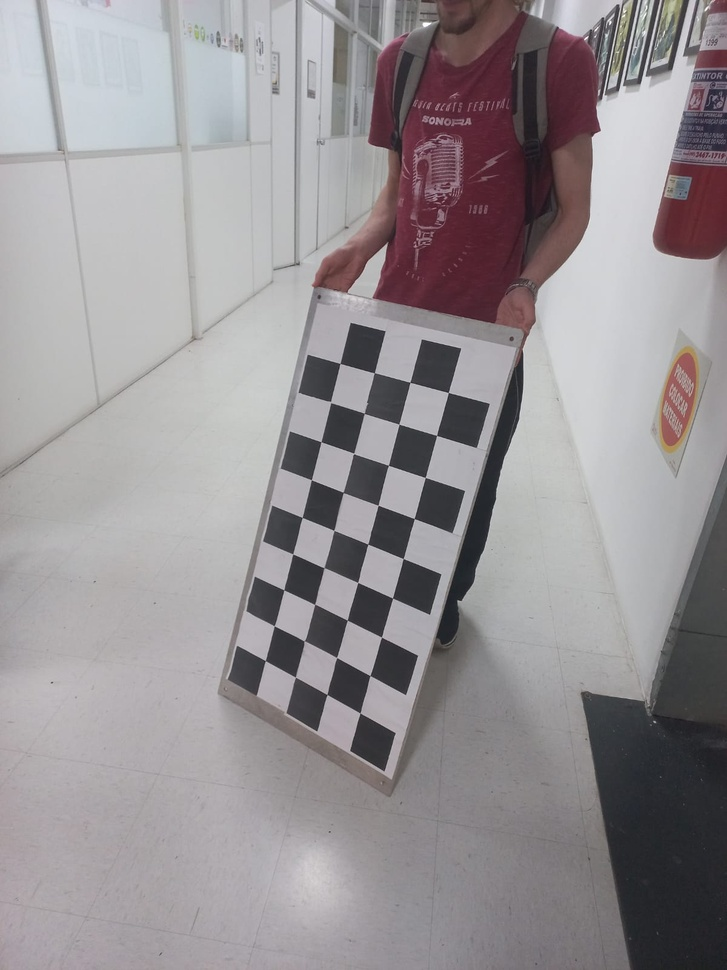
#> input picture imagens/WhatsApp Image 2026-09-23 at 09.15.18.jpeg, 727 x 970 px, shrunk from 1200 x 1600 before the run; its folder holds 4 pictures in this run
$ python main.py
#> lines starting #> are read from the running program, lines starting #| are printed output that depends on the picture; after the words box and inside, x2 and y2 are one past the last pixel; in counts of white or black regions, pixels touching at a corner belong together
### calibracao.py
import cv2
import numpy as np
import glob
import os

"Procura e ordena todos os caminhos de imagens disponiveis no arquivo 'imgDir'"
def preproces(imgDir = 'imagens'):
    paths = []
    extensions = ('*.jpeg', '*.jpg', '*.png')
    for ext in extensions:
        paths.extend(glob.glob(os.path.join(imgDir, ext)))
    paths = sorted(paths)

    if not paths:
        raise FileNotFoundError(f"Nenhuma imagem encontrada na pasta '{imgDir}'.")
    return paths

"Detecta os cantos internos do tabuleiro"
def cornersDetection(imgPaths, gridSize, sqSize, outDir):
#> called with gridSize = (4, 9), sqSize = 100, outDir = 'resultados'
    print(f"Total de imagens carregadas: {len(imgPaths)}")
    print(f"Tamanho da grade interna (gridSize): {gridSize} (largura x altura em cantos internos)")
    print(f"Tamanho do quadrado do tabuleiro (sqSize): {sqSize} mm\n")
    auxObj = np.zeros((gridSize[0] * gridSize[1], 3), np.float32)
    auxObj[:, :2] = np.mgrid[0:gridSize[0], 0:gridSize[1]].T.reshape(-1, 2) * sqSize

    objPoints = []
    imgPoints = []
    validImages = []
    imgS = None

    criteria = (cv2.TERM_CRITERIA_EPS + cv2.TERM_CRITERIA_MAX_ITER, 30, 0.001)

    for i, fname in enumerate(imgPaths):
        img = cv2.imread(fname)
#> img is the input picture: shape (970, 727, 3); mean B, G, R 148.4, 145.5, 150.4
        if img is None:
            continue

        gray = cv2.cvtColor(img, cv2.COLOR_BGR2GRAY)
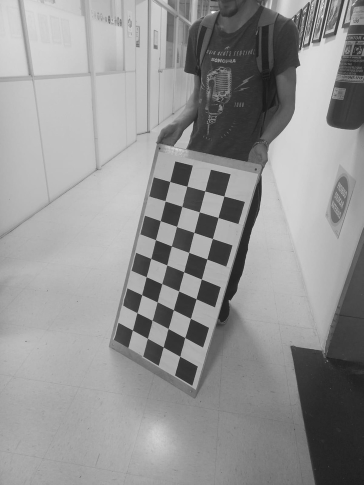
#> gray: shape (970, 727) (shown at 1/2 size); min 22, max 255, mean 147.3
        if imgS is None:
            imgS = gray.shape[::-1]

        # Detecção de cantos
        ret, corners = cv2.findChessboardCorners(
            gray, gridSize,
            cv2.CALIB_CB_ADAPTIVE_THRESH + cv2.CALIB_CB_NORMALIZE_IMAGE
        )
#> ret = True; corners = 36 rows, first 8: [359.9, 712.9], [327.2, 694.6], [295.3, 677.3], [265.4, 660.5], [370.1, 675.5], [336.6, 657.5], [303.8, 640.7], [274.2, 625.7]

        if not ret:
            ret, corners = cv2.findChessboardCornersSB(
                gray, gridSize,
                cv2.CALIB_CB_EXHAUSTIVE + cv2.CALIB_CB_ACCURACY
            )

        if ret:
            corners_subpixel = cv2.cornerSubPix(gray, corners, (11, 11), (-1, -1), criteria)
#> corners_subpixel = 36 rows, first 8: [360.1, 713], [326.9, 694.5], [295.3, 677.1], [265.3, 660.5], [369.8, 675.5], [336.5, 657.4], [304.5, 641.1], [274.4, 625.8]
            objPoints.append(auxObj)
            imgPoints.append(corners_subpixel)
            validImages.append(fname)
            idxN = len(validImages)

            # Salvar visualização de cantos para TODAS as imagens válidas
            img_corners = cv2.drawChessboardCorners(img.copy(), gridSize, corners_subpixel, ret)
            out_corners_path = os.path.join(outDir, f"cantos_detectados_img_{idxN:02d}.jpg")
            cv2.imwrite(out_corners_path, img_corners)

            # Manter cantos_detectados_1.jpg para compatibilidade
            if idxN == 1:
                cv2.imwrite(os.path.join(outDir, "cantos_detectados_1.jpg"), img_corners)

            print(f"  [OK] [{idxN:02d}] {os.path.basename(fname)}: Cantos salvas em {os.path.basename(out_corners_path)}")
        else:
            print(f"  [FAIL] {os.path.basename(fname)}: Falha na detecção dos cantos.")

    print(f"\nTotal de imagens válidas utilizadas na calibração: {len(validImages)} / {len(imgPaths)}")
    if len(validImages) < 3:
        raise RuntimeError("Número insuficiente de imagens válidas para calibração de câmera.")
    return objPoints, imgPoints, imgS, validImages

"Efetua o undistortion e salva as comparações com linhas nas imagens"
def undistort(validImages, K, dist, outDir):
#> called with K = array of shape (3, 3), dist = array of shape (1, 5), outDir = 'resultados'
    for idxN, imgPath in enumerate(validImages, 1):
        #imagem original
        imgO = cv2.imread(imgPath)
        h, w = imgO.shape[:2]

        new_K, _ = cv2.getOptimalNewCameraMatrix(K, dist, (w, h), 1, (w, h))
        #imagem com undistortion
        imgU = cv2.undistort(imgO, K, dist, None, new_K)
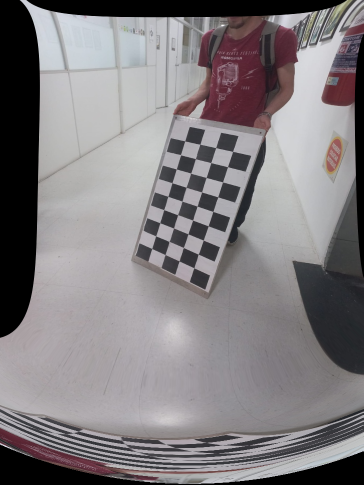
#> imgU: shape (970, 727, 3) (shown at 1/2 size); mean B, G, R 127.6, 124.9, 129.1

        # Desenhar linhas guia horizontais
        step = 100
        for y in range(0, h, step):
            cv2.line(imgO, (0, y), (w, y), (0, 0, 255), 1)
            cv2.line(imgU, (0, y), (w, y), (0, 255, 0), 1)
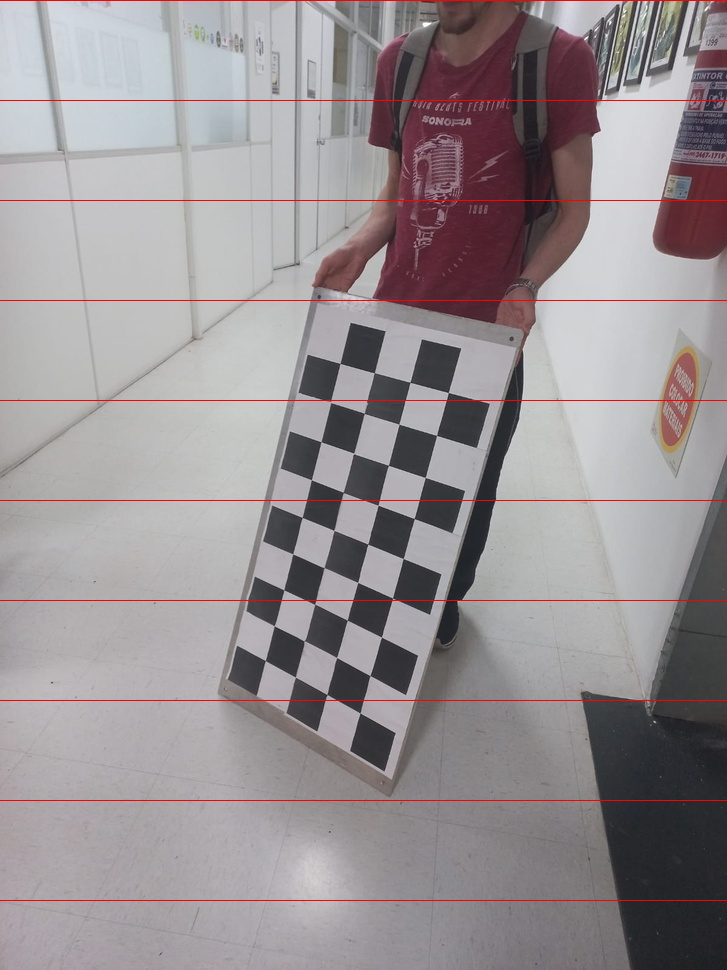
#> imgO: shape (970, 727, 3); 1.03% of pixels changed, all inside (x1, y1, x2, y2) = (0, 0, 727, 901)
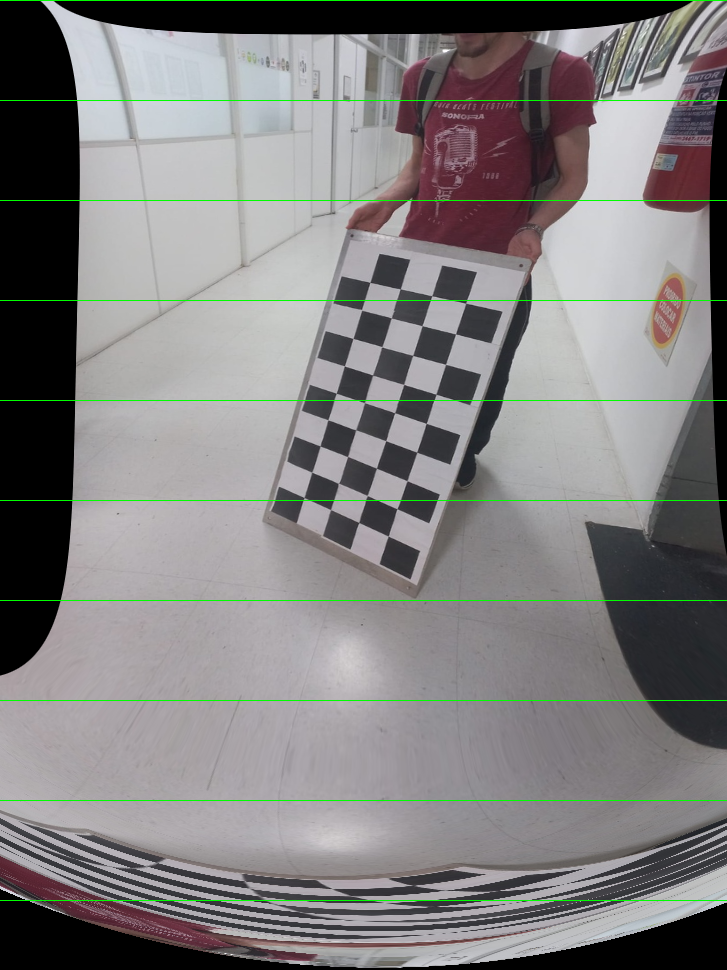
#> imgU: shape (970, 727, 3); 1.03% of pixels changed, all inside (x1, y1, x2, y2) = (0, 0, 727, 901)

        comparativo = np.hstack((imgO, imgU))
        font = cv2.FONT_HERSHEY_SIMPLEX
        cv2.putText(comparativo, f"Original #{idxN:02d}", (30, 50), font, 1.2, (0, 0, 255), 3)
        cv2.putText(comparativo, f"Corrigida (Undistorted) #{idxN:02d}", (w + 30, 50), font, 1.2, (0, 255, 0), 3)
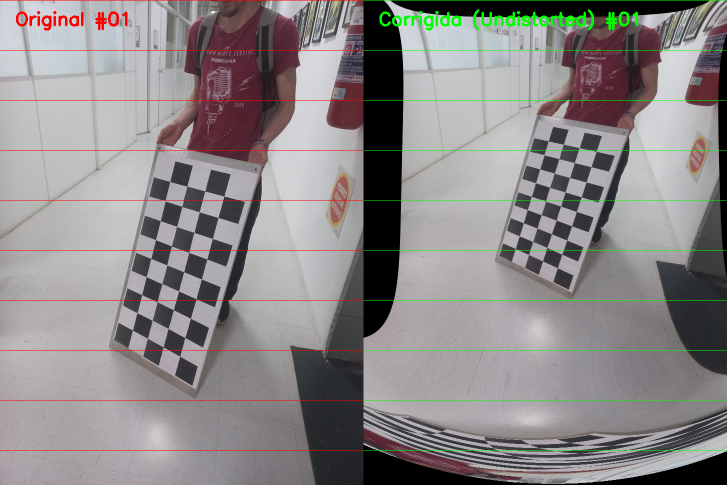
#> comparativo: shape (970, 1454, 3) (shown at 1/2 size); mean B, G, R 135.6, 135.4, 139.3

        outC = os.path.join(outDir, f"undistort_img_{idxN:02d}.jpg")
        cv2.imwrite(outC, comparativo)

        if idxN == 1:
            cv2.imwrite(os.path.join(outDir, "undistort_comparativo_1.jpg"), comparativo)
        elif idxN == 2:
            cv2.imwrite(os.path.join(outDir, "undistort_comparativo_2.jpg"), comparativo)

        print(f"  [OK] [{idxN:02d}] Undistort salvo em: {os.path.basename(outC)}")


#Executa a calibração de câmera
def calibrarCamera(imgDir = 'imagens', gridSize=(4, 9), sqSize=100.0, outDir = 'resultados'):
    os.makedirs(outDir, exist_ok=True)
    imgPaths = []

    print(f"====== 1. Pré-processamento======")
    imgPaths = preproces(imgDir);

    print(f"====== 2. Detecção dos Cantos ======")
    objPoints, imgPoints, imgS, validImages = cornersDetection(imgPaths, gridSize, sqSize, outDir)

    print("\n===== 3. Calibração da Câmera Monocular (Método de Zhang) =====")
    rmsE, K, dist, rvecs, tvecs = cv2.calibrateCamera(
        objPoints, imgPoints, imgS, None, None
    )

    fx, fy = K[0, 0], K[1, 1]
    cx, cy = K[0, 2], K[1, 2]
    k1, k2, p1, p2, k3 = dist.ravel()[:5]

    print("\n--- MATRIZ INTRÍNSECA DA CÂMERA (K) ---")
    print(f"[[{K[0,0]:10.4f}, {K[0,1]:10.4f}, {K[0,2]:10.4f}],")
    print(f" [{K[1,0]:10.4f}, {K[1,1]:10.4f}, {K[1,2]:10.4f}],")
    print(f" [{K[2,0]:10.4f}, {K[2,1]:10.4f}, {K[2,2]:10.4f}]]")

    print("\n--- PARÂMETROS INTRÍNSECOS ---")
    print(f"Distância Focal fx: {fx:.4f} pixels")
    print(f"Distância Focal fy: {fy:.4f} pixels")
    print(f"Ponto Principal cx: {cx:.4f} pixels")
    print(f"Ponto Principal cy: {cy:.4f} pixels")

    print("\n--- COEFICIENTES DE DISTORÇÃO DA LENTE (D) ---")
    print(f"k1 (Radial 1):   {k1:10.6f}")
    print(f"k2 (Radial 2):   {k2:10.6f}")
    print(f"p1 (Tangencial 1): {p1:10.6f}")
    print(f"p2 (Tangencial 2): {p2:10.6f}")
    print(f"k3 (Radial 3):   {k3:10.6f}")

    print(f"\n--- ERRO DE REPROJEÇÃO MÉDIO (RMS) ---")
    print(f"Erro RMS Reprojection Error: {rmsE:.4f} pixels")

    parP = os.path.join(outDir, 'calibracao_parametros.npz')
    np.savez(
        parP,
        K=K, dist=dist, rms=rmsE,
        rvecs=np.array(rvecs, dtype=object),
        tvecs=np.array(tvecs, dtype=object),
        validImages=np.array(validImages),
        objPoints=np.array(objPoints, dtype=object),
        imgPoints=np.array(imgPoints, dtype=object),
        image_shape=imgS
    )
    print(f"\n[OK] Parâmetros salvos em: {parP}")

    print("\n===== 4. Remoção de Distorção (Undistortion de TODAS as Imagens) =====")
    undistort(validImages, K, dist, outDir)

    print("\nProcesso de calibração monocular e desdobramento concluído!\n")
    return K, dist, rmsE, rvecs, tvecs, validImages, objPoints, imgPoints

# [2 lines that do not run on import are left out]

### projecao_3d.py
import cv2
import numpy as np
import os

"carrega os parametros salvos em 'params_path'"
def carregarParametros(params_path):
    if not os.path.exists(params_path):
        raise FileNotFoundError(
            f"Arquivo de parâmetros não encontrado em '{params_path}'. "
            "Execute calibracao.py primeiro.")

    with np.load(params_path, allow_pickle=True) as data:
        return {
            "K": np.asarray(data["K"], dtype=np.float32),
            "dist": np.asarray(data["dist"], dtype=np.float32),
            "valid_images": data["validImages"].copy(),
            "objpoints": data["objPoints"].copy(),
            "imgpoints": data["imgPoints"].copy(),
            "rvecs": data["rvecs"].copy(),
            "tvecs": data["tvecs"].copy(),
        }

def criarEixos3d(axis_length = 90.0):
    return np.float32([
        [0, 0, 0],
        [axis_length, 0, 0],
        [0, axis_length, 0],
        [0, 0, -axis_length],
    ])

"""Converte pontos do sistema 3D para coordenadas de imagem """
def projetarPontos(objpoints, rvec, tvec, K, dist):
    pontos_2d, _ = cv2.projectPoints(objpoints, rvec, tvec, K, dist)
    return pontos_2d.reshape(-1, 2)

"""Calcula erro euclidiano por ponto e estatísticas resumidas """
def calcularErros(pontos_detectados, pontos_projetados):
    erros = np.linalg.norm(pontos_detectados - pontos_projetados, axis=1)
    estatisticas = {
        "medio": float(np.mean(erros)),
        "minimo": float(np.min(erros)),
        "maximo": float(np.max(erros)),
    }
    return erros, estatisticas

"""Adiciona na tabela Markdown o resumo de uma imagem """
def adicionarLinhaTabelaGlobal(tabela, idx, img_path, estatisticas, nome_saida):
    tabela.append(
        f"| Imagem {idx:02d} | `{os.path.basename(str(img_path))}` | "
        f"{estatisticas['medio']:.4f} | {estatisticas['minimo']:.4f} | "
        f"{estatisticas['maximo']:.4f} | `{nome_saida}` |"
    )

def criarTabelaDetalhada(objpoints, detectados, projetados, erros):
    linhas = [
        "| Ponto | Coordenadas 3D (X, Y, Z) [mm] | "
        "Cantos Detectados (u, v) [px] | Coordenadas Projetadas (u, v) [px] | "
        "Erro Euclidiano [px] |",
        "|:-----:|:------------------------------:|:-----------------------------:|"
        ":----------------------------------:|:-------------------:|", ]

    for i, (p3d, det, proj, erro) in enumerate(zip(objpoints, detectados, projetados, erros), start=1):
        X, Y, Z = p3d
        u_det, v_det = det
        u_proj, v_proj = proj
        linhas.append(
            f"| P{i} | ({X:.1f}, {Y:.1f}, {Z:.1f}) | "
            f"({u_det:.2f}, {v_det:.2f}) | "
            f"({u_proj:.2f}, {v_proj:.2f}) | {erro:.4f} |"
        )

    return linhas

def desenharPontos(img, detectados, projetados):
    for det, proj in zip(detectados, projetados):
        u_det, v_det = np.rint(det).astype(int)
        u_proj, v_proj = np.rint(proj).astype(int)

        cv2.circle(img, (u_det, v_det), 5, (0, 0, 255), -1)
        cv2.drawMarker(    img, (u_proj, v_proj), (0, 255, 0),    cv2.MARKER_CROSS, 10, 2)
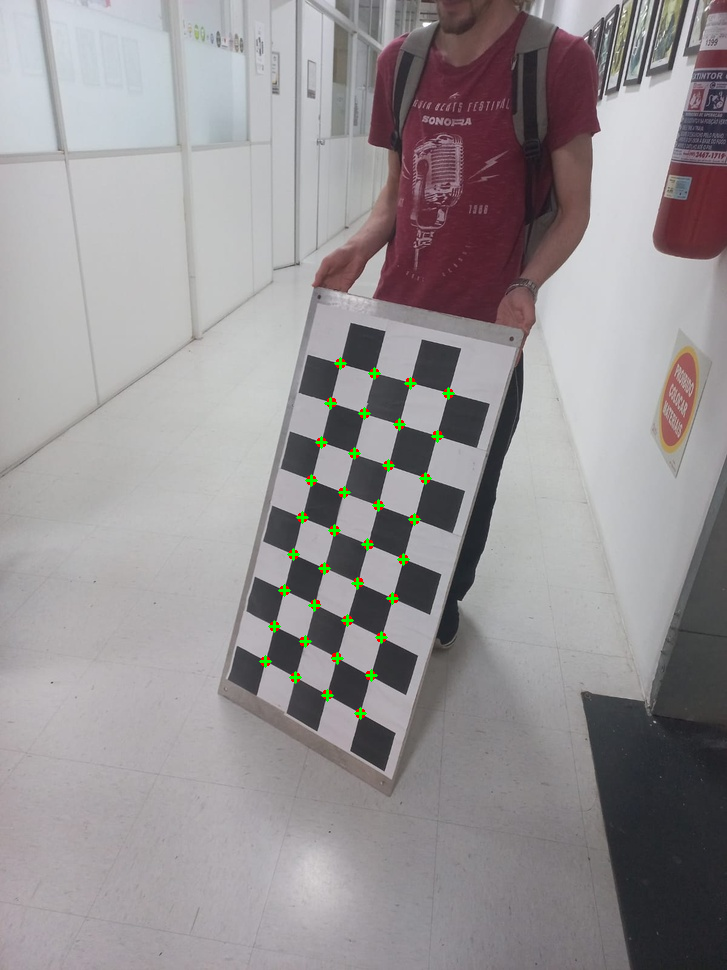
#> img: shape (970, 727, 3); 0.48% of pixels changed, all inside (x1, y1, x2, y2) = (259, 357, 455, 720)

def desenharEixos3d(img, axis_3d, rvec, tvec, K, dist):
    axis_2d = projetarPontos(axis_3d, rvec, tvec, K, dist).astype(int)
    origem, pt_x, pt_y, pt_z = map(tuple, axis_2d)

    cv2.line(img, origem, pt_x, (0, 0, 255), 4)
#> img: shape (970, 727, 3); 0.02% of pixels changed, all inside (x1, y1, x2, y2) = (328, 694, 363, 715)
    cv2.line(img, origem, pt_y, (0, 255, 0), 4)
#> img: shape (970, 727, 3); mean B, G, R 147.7, 145.8, 150.3
    cv2.line(img, origem, pt_z, (255, 0, 0), 4)
#> img: shape (970, 727, 3); mean B, G, R 147.8, 145.7, 150.3

    fonte = cv2.FONT_HERSHEY_SIMPLEX
    cv2.putText(img, "X", pt_x, fonte, 1.0, (0, 0, 255), 3)
#> img: shape (970, 727, 3); mean B, G, R 147.7, 145.7, 150.3
    cv2.putText(img, "Y", pt_y, fonte, 1.0, (0, 255, 0), 3)
    cv2.putText(img, "Z", pt_z, fonte, 1.0, (255, 0, 0), 3)
#> img: shape (970, 727, 3); mean B, G, R 147.8, 145.8, 150.3


def gerarVisualizacao(img_path, idx, detectados, projetados, estatisticas, axis_3d, rvec, tvec, K, dist):
    img = cv2.imread(str(img_path))
    if img is None:
        raise OSError(f"Não foi possível abrir a imagem '{img_path}'.")

    desenharPontos(img, detectados, projetados)
    desenharEixos3d(img, axis_3d, rvec, tvec, K, dist)

    cv2.putText(img, f"Imagem #{idx:02d} - Erro Medio: {estatisticas['medio']:.2f}px", (30, 50), cv2.FONT_HERSHEY_SIMPLEX, 1.0, (0, 255, 0), 2)
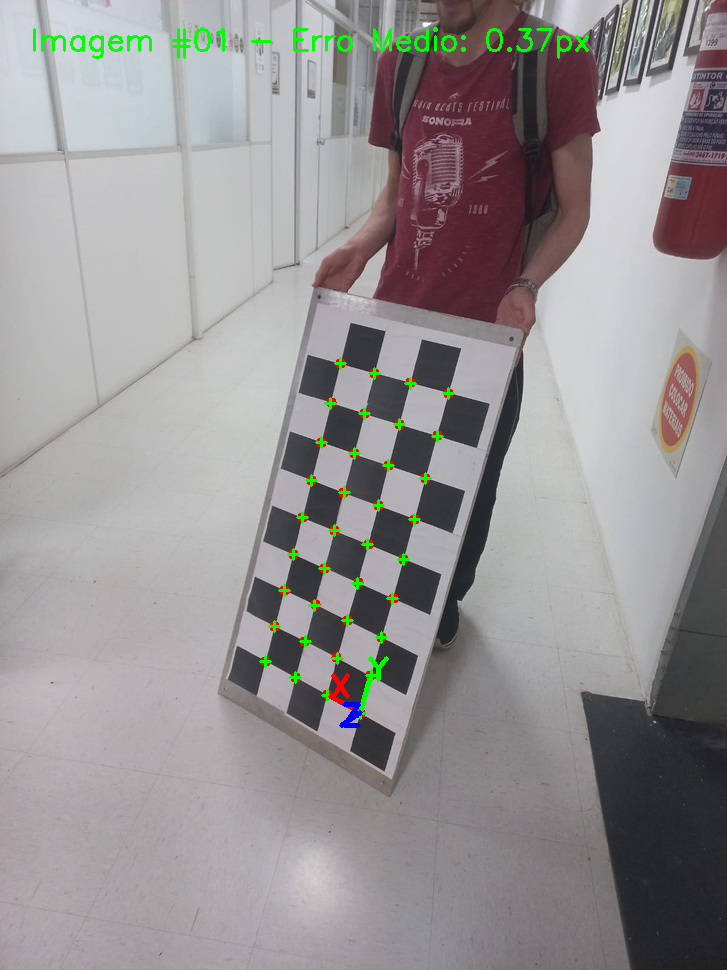
#> img: shape (970, 727, 3); mean B, G, R 147.1, 146.3, 149.5
    return img


def executar_experimento_projecao(params_path="resultados/calibracao_parametros.npz",output_dir="resultados",):
    os.makedirs(output_dir, exist_ok=True)
    dados = carregarParametros(params_path)

    K = dados["K"]
    dist = dados["dist"]
    valid_images = dados["valid_images"]
    objpoints_list = dados["objpoints"]
    imgpoints_list = dados["imgpoints"]
    rvecs = dados["rvecs"]
    tvecs = dados["tvecs"]

    total = len(valid_images)
    print(f"=== Experimento de Projeção 3D -> 2D para {total} imagens ===")

    tabela_global = [
        "| Imagem # | Nome do Arquivo | Erro Euclidiano Médio (px) | "
        "Erro Mínimo (px) | Erro Máximo (px) | Arquivo 3D Gerado |",
        "|:--------:|:---------------:|:-------------------------:|:----------------:|:----------------:|:-----------------:|", ]
    tabela_detalhada = None
    axis_3d = criarEixos3d()

    for idx, img_path in enumerate(valid_images, start=1):
        pos = idx - 1
        rvec = np.asarray(rvecs[pos], dtype=np.float32)
        tvec = np.asarray(tvecs[pos], dtype=np.float32)
        objpoints = np.asarray(objpoints_list[pos], dtype=np.float32)
        detectados = np.asarray(imgpoints_list[pos], dtype=np.float32).reshape(-1, 2)

        projetados = projetarPontos(objpoints, rvec, tvec, K, dist)
        erros, estatisticas = calcularErros(detectados, projetados)

        nome_saida = f"projecao_3d_img_{idx:02d}.jpg"
        caminho_saida = os.path.join(output_dir, nome_saida)
        adicionarLinhaTabelaGlobal(tabela_global, idx, img_path, estatisticas, nome_saida)

        if idx == 1:
            tabela_detalhada = criarTabelaDetalhada(objpoints, detectados, projetados, erros)

        visualizacao = gerarVisualizacao(    img_path, idx, detectados, projetados, estatisticas,    axis_3d, rvec, tvec, K, dist)
        if not cv2.imwrite(caminho_saida, visualizacao):
            raise OSError(f"Não foi possível salvar '{caminho_saida}'.")

        if idx == 1:
            cv2.imwrite(os.path.join(output_dir, "experimento_projecao_3d.jpg"),visualizacao,)

        print(f"  [OK] [{idx:02d}] Imagem salva: {nome_saida} " f"(erro médio: {estatisticas['medio']:.4f} px)")

    print(f"\n[OK] Experimento concluído. Resultados em '{output_dir}/'.\n")
    return tabela_global, tabela_detalhada

# [2 lines that do not run on import are left out]

### main.py
import sys
import os

from calibracao import calibrarCamera
from projecao_3d import executar_experimento_projecao

def main():

    print("=" * 80)
    print(" PIPELINE COMPLETO DE CALIBRAÇÃO DE CÂMERA (MÉTODO DE ZHANG)")
    print("=" * 80)

    # Etapa 1: Calibração Monocular e Undistortion
    print("\n[ETAPA 1/2] Calibração Monocular e Remoção de Distorção (TODAS as imagens)...")
    calibrarCamera()

    # Etapa 2: Experimento de Projeção 3D -> 2D
    print("\n[ETAPA 2/2] Experimento de Projeção 3D -> 2D (TODAS as imagens)...")
    executar_experimento_projecao(params_path='resultados/calibracao_parametros.npz', output_dir='resultados')

    print("=" * 80)
    print(" PIPELINE EXECUTADO COM SUCESSO! TODOS OS RESULTADOS SALVOS EM 'resultados/'.")
    print("=" * 80)

if __name__ == '__main__':
    main()
